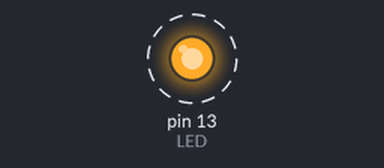
A sketch run on a simulated Arduino Uno, built with avr-gcc and run on an emulated ATmega328P. Shown: output pins drawn as LEDs (lit = HIGH). Dashed ring = blinking. What the sketch prints to the serial monitor is not drawn.

Above: at 9.2 s.
Timing chart, 0 to 12.0 s (numbered marks = the images above):
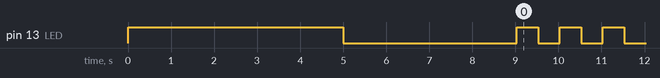

Measured:
- by itself, pin 13 (LED): repeats every 1.0 s: HIGH 0.50 s, LOW 0.50 s

The sketch:

bluettoth.ino
```cpp
#include <SoftwareSerial.h>

/*
  Código echo por Cristhian Lara 20/01/2019
  Módulo bluetooth HC-06:
  NOMBRE  (Nombre de 20 caracteres como máximo)
  PIN     (Contraseña de cuatro numeros)
  BPS     (Velocidad de comunicación serial en baudios(9600 velocidad convencional))

  CONEXIONES:
  5V        VCC
  GND       GND
  PIN 2     TX
  PIN 3     RX

 */

SoftwareSerial miBT(10, 11);   //Instancia la conexion al bluetooth - PIN 10 a TX y PIN 11 a RX

char NOMBRE[21]  = "HC-06"; // Nombre de 20 caracteres maximo
char BPS         = '4';     // 1=1200 , 2=2400, 3=4800, 4=9600, 5=19200, 6=38400, 7=57600, 8=115200
char PASS[5]    = "1234";   // PIN O CLAVE de 4 caracteres numericos

void setup()
{
    Serial.begin(9600); //Inicia la comunicación en el monitor serial a 9600 Baudios
    miBT.begin(9600); // inicialmente la comunicacion serial a 9600 Baudios (velocidad de convencional)

    Serial.println("Todos Ok");

    pinMode(13,OUTPUT);
    digitalWrite(13,HIGH); // Enciende el LED 13 durante 5s antes de configurar el módulo Bluetooth
    delay(5000);

    digitalWrite(13,LOW); // Apaga el LED 13 nos iniciar que iniciara la programacion

    Serial.println("Enviando comandos AT"); //Imprime mensaje en el monitor serial

    miBT.print("AT"); // Inicializa comando AT
    delay(1000); // espera 1 segundo

    miBT.print("AT+NAME"); // Configura el nuevo nombre
    miBT.print(NOMBRE);
    delay(1000);

    miBT.print("AT+BAUD"); // Configura la nueva velocidad
    miBT.print(BPS);
    delay(1000);

    miBT.print("AT+PIN"); // Configura el nuevo PIN
    miBT.print(PASS);
    delay(1000);
    Serial.println("Fin de los comandos AT"); //Imprime mensaje en el monitor serial
}

void loop()
{
    digitalWrite(13, !digitalRead(13)); //Finalizada la configuracion del bluetooth queda el LED 13 parpadeando
    delay(500);
}
```
